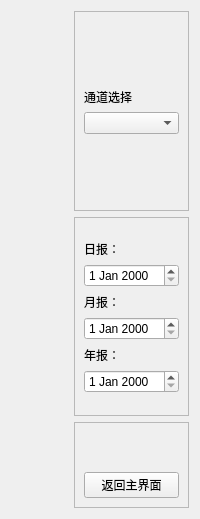
               <widget class="QWidget" name="tab_3">
                <attribute name="title">
                 <string>趋势图</string>
                </attribute>
                <layout class="QVBoxLayout" name="verticalLayout_13">
                 <item>
                  <layout class="QGridLayout" name="gridLayout_3">
                   <item row="0" column="0" rowspan="3">
                    <widget class="QWidget" name="widget_3" native="true">
                     <property name="sizePolicy">
                      <sizepolicy hsizetype="Expanding" vsizetype="Expanding">
                       <horstretch>200</horstretch>
                       <verstretch>100</verstretch>
                      </sizepolicy>
                     </property>
                    </widget>
                   </item>
                   <item row="0" column="1">
                    <widget class="QFrame" name="frame_2">
                     <property name="sizePolicy">
                      <sizepolicy hsizetype="Expanding" vsizetype="Expanding">
                       <horstretch>0</horstretch>
                       <verstretch>0</verstretch>
                      </sizepolicy>
                     </property>
                     <property name="frameShape">
                      <enum>QFrame::StyledPanel</enum>
                     </property>
                     <property name="frameShadow">
                      <enum>QFrame::Raised</enum>
                     </property>
                     <layout class="QVBoxLayout" name="verticalLayout_8">
                      <item>
                       <spacer name="verticalSpacer_2">
                        <property name="orientation">
                         <enum>Qt::Vertical</enum>
                        </property>
                        <property name="sizeHint" stdset="0">
                         <size>
                          <width>20</width>
                          <height>40</height>
                         </size>
                        </property>
                       </spacer>
                      </item>
                      <item>
                       <widget class="QLabel" name="label_2">
                        <property name="text">
                         <string>通道选择</string>
                        </property>
                       </widget>
                      </item>
                      <item>
                       <widget class="QComboBox" name="comboBox_2"/>
                      </item>
                      <item>
                       <spacer name="verticalSpacer_3">
                        <property name="orientation">
                         <enum>Qt::Vertical</enum>
                        </property>
                        <property name="sizeHint" stdset="0">
                         <size>
                          <width>20</width>
                          <height>40</height>
                         </size>
                        </property>
                       </spacer>
                      </item>
                     </layout>
                    </widget>
                   </item>
                   <item row="1" column="1">
                    <widget class="QFrame" name="frame_3">
                     <property name="sizePolicy">
                      <sizepolicy hsizetype="Fixed" vsizetype="Expanding">
                       <horstretch>0</horstretch>
                       <verstretch>0</verstretch>
                      </sizepolicy>
                     </property>
                     <property name="frameShape">
                      <enum>QFrame::StyledPanel</enum>
                     </property>
                     <property name="frameShadow">
                      <enum>QFrame::Raised</enum>
                     </property>
                     <layout class="QVBoxLayout" name="verticalLayout_9">
                      <item>
                       <spacer name="verticalSpacer_4">
                        <property name="orientation">
                         <enum>Qt::Vertical</enum>
                        </property>
                        <property name="sizeHint" stdset="0">
                         <size>
                          <width>20</width>
                          <height>40</height>
                         </size>
                        </property>
                       </spacer>
                      </item>
                      <item>
                       <widget class="QLabel" name="label_3">
                        <property name="text">
                         <string>日报：</string>
                        </property>
                       </widget>
                      </item>
                      <item>
                       <widget class="QDateEdit" name="dateEdit"/>
                      </item>
                      <item>
                       <widget class="QLabel" name="label_4">
                        <property name="text">
                         <string>月报：</string>
                        </property>
                       </widget>
                      </item>
                      <item>
                       <widget class="QDateEdit" name="dateEdit_2"/>
                      </item>
                      <item>
                       <widget class="QLabel" name="label_5">
                        <property name="text">
                         <string>年报：</string>
                        </property>
                       </widget>
                      </item>
                      <item>
                       <widget class="QDateEdit" name="dateEdit_3"/>
                      </item>
                      <item>
                       <spacer name="verticalSpacer_5">
                        <property name="orientation">
                         <enum>Qt::Vertical</enum>
                        </property>
                        <property name="sizeHint" stdset="0">
                         <size>
                          <width>20</width>
                          <height>40</height>
                         </size>
                        </property>
                       </spacer>
                      </item>
                     </layout>
                    </widget>
                   </item>
                   <item row="2" column="1">
                    <widget class="QFrame" name="frame_5">
                     <property name="sizePolicy">
                      <sizepolicy hsizetype="Expanding" vsizetype="Fixed">
                       <horstretch>0</horstretch>
                       <verstretch>0</verstretch>
                      </sizepolicy>
                     </property>
                     <property name="frameShape">
                      <enum>QFrame::StyledPanel</enum>
                     </property>
                     <property name="frameShadow">
                      <enum>QFrame::Raised</enum>
                     </property>
                     <layout class="QVBoxLayout" name="verticalLayout_12">
                      <property name="sizeConstraint">
                       <enum>QLayout::SetDefaultConstraint</enum>
                      </property>
                      <item>
                       <spacer name="verticalSpacer_6">
                        <property name="orientation">
                         <enum>Qt::Vertical</enum>
                        </property>
                        <property name="sizeHint" stdset="0">
                         <size>
                          <width>20</width>
                          <height>40</height>
                         </size>
                        </property>
                       </spacer>
                      </item>
                      <item>
                       <widget class="QPushButton" name="pushButton_3">
                        <property name="enabled">
                         <bool>true</bool>
                        </property>
                        <property name="sizePolicy">
                         <sizepolicy hsizetype="Expanding" vsizetype="Fixed">
                          <horstretch>0</horstretch>
                          <verstretch>0</verstretch>
                         </sizepolicy>
                        </property>
                        <property name="layoutDirection">
                         <enum>Qt::LeftToRight</enum>
                        </property>
                        <property name="text">
                         <string notr="true">返回主界面</string>
                        </property>
                       </widget>
                      </item>
                     </layout>
                    </widget>
                   </item>
                  </layout>
                 </item>
                </layout>
               </widget>
